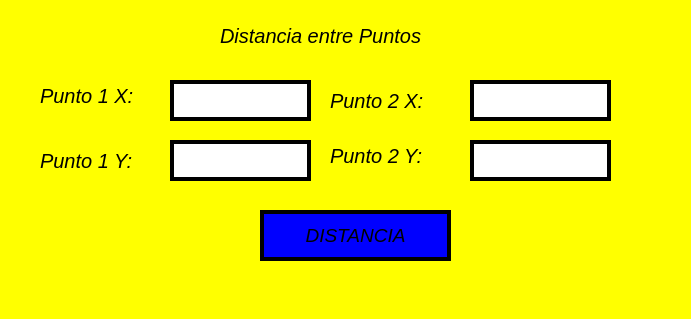
<?xml version="1.0" encoding="UTF-8"?>
<ui version="4.0">
 <class>MainWindow</class>
 <widget class="QMainWindow" name="MainWindow">
  <property name="geometry">
   <rect>
    <x>0</x>
    <y>0</y>
    <width>691</width>
    <height>319</height>
   </rect>
  </property>
  <property name="windowTitle">
   <string>MainWindow</string>
  </property>
  <property name="styleSheet">
   <string notr="true">background: color yellow
</string>
  </property>
  <widget class="QWidget" name="centralwidget">
   <widget class="QLineEdit" name="txt_punto1x">
    <property name="geometry">
     <rect>
      <x>170</x>
      <y>80</y>
      <width>141</width>
      <height>41</height>
     </rect>
    </property>
    <property name="font">
     <font>
      <pointsize>15</pointsize>
      <weight>50</weight>
      <bold>false</bold>
     </font>
    </property>
    <property name="styleSheet">
     <string notr="true">border: 4px solid black;
background-color: white;
border_radius: 4px;</string>
    </property>
    <property name="text">
     <string/>
    </property>
   </widget>
   <widget class="QLineEdit" name="txt_punto2y">
    <property name="geometry">
     <rect>
      <x>470</x>
      <y>80</y>
      <width>141</width>
      <height>41</height>
     </rect>
    </property>
    <property name="font">
     <font>
      <pointsize>15</pointsize>
      <weight>75</weight>
      <bold>true</bold>
     </font>
    </property>
    <property name="styleSheet">
     <string notr="true">border: 4px solid black;
background-color: white;
border_radius: 4px;
</string>
    </property>
   </widget>
   <widget class="QLabel" name="label">
    <property name="geometry">
     <rect>
      <x>40</x>
      <y>80</y>
      <width>121</width>
      <height>31</height>
     </rect>
    </property>
    <property name="font">
     <font>
      <family>MS Sans Serif</family>
      <pointsize>15</pointsize>
      <weight>50</weight>
      <italic>true</italic>
      <bold>false</bold>
     </font>
    </property>
    <property name="styleSheet">
     <string notr="true">font: italic 15pt &quot;MS Sans Serif&quot;;</string>
    </property>
    <property name="text">
     <string>Punto 1 X:</string>
    </property>
   </widget>
   <widget class="QLabel" name="label_2">
    <property name="geometry">
     <rect>
      <x>330</x>
      <y>90</y>
      <width>121</width>
      <height>21</height>
     </rect>
    </property>
    <property name="font">
     <font>
      <family>MS Sans Serif</family>
      <pointsize>15</pointsize>
      <weight>50</weight>
      <italic>true</italic>
      <bold>false</bold>
     </font>
    </property>
    <property name="styleSheet">
     <string notr="true">font: italic 15pt &quot;MS Sans Serif&quot;;</string>
    </property>
    <property name="text">
     <string>Punto 2 X:</string>
    </property>
   </widget>
   <widget class="QPushButton" name="btn_calcular">
    <property name="geometry">
     <rect>
      <x>260</x>
      <y>210</y>
      <width>191</width>
      <height>51</height>
     </rect>
    </property>
    <property name="font">
     <font>
      <family>MS Sans Serif</family>
      <pointsize>14</pointsize>
      <weight>9</weight>
      <italic>true</italic>
      <bold>false</bold>
     </font>
    </property>
    <property name="styleSheet">
     <string notr="true">background:color blue;
font: 75 italic 14pt &quot;MS Sans Serif&quot;;
border: 4px solid black;
border_radius: 25px;</string>
    </property>
    <property name="text">
     <string>DISTANCIA</string>
    </property>
   </widget>
   <widget class="QLineEdit" name="txt_punto2x">
    <property name="geometry">
     <rect>
      <x>170</x>
      <y>140</y>
      <width>141</width>
      <height>41</height>
     </rect>
    </property>
    <property name="font">
     <font>
      <pointsize>15</pointsize>
      <weight>75</weight>
      <bold>true</bold>
     </font>
    </property>
    <property name="styleSheet">
     <string notr="true">border: 4px solid black;
background-color: white;
border_radius: 4px;</string>
    </property>
   </widget>
   <widget class="QLineEdit" name="txt_punto1y">
    <property name="geometry">
     <rect>
      <x>470</x>
      <y>140</y>
      <width>141</width>
      <height>41</height>
     </rect>
    </property>
    <property name="font">
     <font>
      <pointsize>15</pointsize>
      <weight>75</weight>
      <bold>true</bold>
     </font>
    </property>
    <property name="styleSheet">
     <string notr="true">border: 4px solid black;
background-color: white;
border_radius: 4px;
</string>
    </property>
   </widget>
   <widget class="QLabel" name="label_4">
    <property name="geometry">
     <rect>
      <x>40</x>
      <y>140</y>
      <width>121</width>
      <height>41</height>
     </rect>
    </property>
    <property name="font">
     <font>
      <family>MS Sans Serif</family>
      <pointsize>15</pointsize>
      <weight>50</weight>
      <italic>true</italic>
      <bold>false</bold>
     </font>
    </property>
    <property name="styleSheet">
     <string notr="true">font: italic 15pt &quot;MS Sans Serif&quot;;</string>
    </property>
    <property name="text">
     <string>Punto 1 Y:</string>
    </property>
   </widget>
   <widget class="QLabel" name="label_5">
    <property name="geometry">
     <rect>
      <x>330</x>
      <y>140</y>
      <width>121</width>
      <height>31</height>
     </rect>
    </property>
    <property name="font">
     <font>
      <family>MS Sans Serif</family>
      <pointsize>15</pointsize>
      <weight>50</weight>
      <italic>true</italic>
      <bold>false</bold>
     </font>
    </property>
    <property name="styleSheet">
     <string notr="true">font: italic 15pt &quot;MS Sans Serif&quot;;</string>
    </property>
    <property name="text">
     <string>Punto 2 Y:</string>
    </property>
   </widget>
   <widget class="QLabel" name="label_3">
    <property name="geometry">
     <rect>
      <x>220</x>
      <y>20</y>
      <width>261</width>
      <height>31</height>
     </rect>
    </property>
    <property name="font">
     <font>
      <family>MS Sans Serif</family>
      <pointsize>15</pointsize>
      <weight>50</weight>
      <italic>true</italic>
      <bold>false</bold>
     </font>
    </property>
    <property name="styleSheet">
     <string notr="true">font: italic 15pt &quot;MS Sans Serif&quot;;</string>
    </property>
    <property name="text">
     <string>Distancia entre Puntos</string>
    </property>
   </widget>
  </widget>
  <widget class="QMenuBar" name="menubar">
   <property name="geometry">
    <rect>
     <x>0</x>
     <y>0</y>
     <width>691</width>
     <height>26</height>
    </rect>
   </property>
  </widget>
  <widget class="QStatusBar" name="statusbar"/>
 </widget>
 <resources/>
 <connections/>
</ui>
